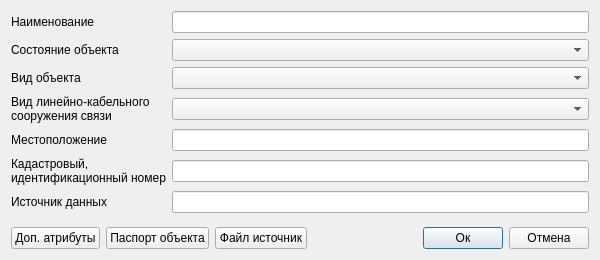
<?xml version="1.0" encoding="UTF-8"?>
<ui version="4.0">
 <class>Dialog</class>
 <widget class="QDialog" name="Dialog">
  <property name="geometry">
   <rect>
    <x>0</x>
    <y>0</y>
    <width>600</width>
    <height>260</height>
   </rect>
  </property>
  <property name="minimumSize">
   <size>
    <width>600</width>
    <height>260</height>
   </size>
  </property>
  <property name="windowTitle">
   <string>Сети связи</string>
  </property>
  <property name="accessibleName">
   <string notr="true">btnSave</string>
  </property>
  <layout class="QVBoxLayout" name="verticalLayout_2">
   <item>
    <layout class="QGridLayout" name="gridLayout_2">
     <item row="0" column="1">
      <layout class="QHBoxLayout" name="horizontalLayout_4">
       <item>
        <layout class="QGridLayout" name="gridLayout_3">
         <item row="5" column="0">
          <widget class="QLabel" name="label_4">
           <property name="text">
            <string>Местоположение</string>
           </property>
          </widget>
         </item>
         <item row="2" column="0">
          <widget class="QLabel" name="label_11">
           <property name="text">
            <string>Вид объекта</string>
           </property>
          </widget>
         </item>
         <item row="7" column="1">
          <widget class="QLineEdit" name="tbDataSource">
           <property name="clearButtonEnabled">
            <bool>true</bool>
           </property>
          </widget>
         </item>
         <item row="0" column="1">
          <widget class="QLineEdit" name="tbDenomination">
           <property name="clearButtonEnabled">
            <bool>true</bool>
           </property>
          </widget>
         </item>
         <item row="0" column="0">
          <widget class="QLabel" name="label">
           <property name="text">
            <string>Наименование</string>
           </property>
          </widget>
         </item>
         <item row="6" column="1">
          <widget class="QLineEdit" name="tbCadastralNumber">
           <property name="clearButtonEnabled">
            <bool>true</bool>
           </property>
          </widget>
         </item>
         <item row="7" column="0">
          <widget class="QLabel" name="label_25">
           <property name="text">
            <string>Источник данных</string>
           </property>
          </widget>
         </item>
         <item row="5" column="1">
          <widget class="QLineEdit" name="tbLocation">
           <property name="clearButtonEnabled">
            <bool>true</bool>
           </property>
          </widget>
         </item>
         <item row="1" column="0">
          <widget class="QLabel" name="label_10">
           <property name="text">
            <string>Состояние объекта</string>
           </property>
          </widget>
         </item>
         <item row="4" column="0">
          <widget class="QLabel" name="label_2">
           <property name="text">
            <string>Вид линейно-кабельного
сооружения связи</string>
           </property>
          </widget>
         </item>
         <item row="6" column="0">
          <widget class="QLabel" name="label_24">
           <property name="text">
            <string>Кадастровый, 
идентификационный номер</string>
           </property>
          </widget>
         </item>
         <item row="2" column="1">
          <widget class="QComboBox" name="cbObjectType">
           <property name="accessibleName">
            <string notr="true">cbPipeType</string>
           </property>
          </widget>
         </item>
         <item row="1" column="1">
          <widget class="QComboBox" name="cbObjectState">
           <property name="accessibleName">
            <string notr="true">cbPipeType</string>
           </property>
          </widget>
         </item>
         <item row="4" column="1">
          <widget class="QComboBox" name="cbCommunicationNetworkStructureType"/>
         </item>
        </layout>
       </item>
      </layout>
     </item>
     <item row="3" column="1">
      <layout class="QHBoxLayout" name="horizontalLayout">
       <item>
        <widget class="QPushButton" name="btnAdditionalAttributes">
         <property name="text">
          <string>Доп. атрибуты</string>
         </property>
        </widget>
       </item>
       <item>
        <widget class="QPushButton" name="btnObjectPassport">
         <property name="text">
          <string>Паспорт объекта</string>
         </property>
        </widget>
       </item>
       <item>
        <widget class="QPushButton" name="btnDownloadFiles">
         <property name="text">
          <string>Файл источник</string>
         </property>
        </widget>
       </item>
       <item>
        <spacer name="horizontalSpacer">
         <property name="orientation">
          <enum>Qt::Horizontal</enum>
         </property>
         <property name="sizeHint" stdset="0">
          <size>
           <width>40</width>
           <height>20</height>
          </size>
         </property>
        </spacer>
       </item>
       <item>
        <widget class="QPushButton" name="btnOk">
         <property name="accessibleName">
          <string notr="true">btnSave</string>
         </property>
         <property name="text">
          <string>Ок</string>
         </property>
         <property name="default">
          <bool>true</bool>
         </property>
        </widget>
       </item>
       <item>
        <widget class="QPushButton" name="btnCancel">
         <property name="accessibleName">
          <string notr="true">btnCancel</string>
         </property>
         <property name="text">
          <string>Отмена</string>
         </property>
        </widget>
       </item>
      </layout>
     </item>
     <item row="2" column="1">
      <layout class="QHBoxLayout" name="horizontalLayout_2">
       <item>
        <spacer name="verticalSpacer">
         <property name="orientation">
          <enum>Qt::Vertical</enum>
         </property>
         <property name="sizeHint" stdset="0">
          <size>
           <width>20</width>
           <height>40</height>
          </size>
         </property>
        </spacer>
       </item>
      </layout>
     </item>
    </layout>
   </item>
  </layout>
 </widget>
 <tabstops>
  <tabstop>tbDenomination</tabstop>
  <tabstop>cbObjectState</tabstop>
  <tabstop>cbObjectType</tabstop>
  <tabstop>cbCommunicationNetworkStructureType</tabstop>
  <tabstop>tbLocation</tabstop>
  <tabstop>tbCadastralNumber</tabstop>
  <tabstop>tbDataSource</tabstop>
  <tabstop>btnAdditionalAttributes</tabstop>
  <tabstop>btnObjectPassport</tabstop>
  <tabstop>btnOk</tabstop>
  <tabstop>btnCancel</tabstop>
 </tabstops>
 <resources/>
 <connections/>
</ui>
